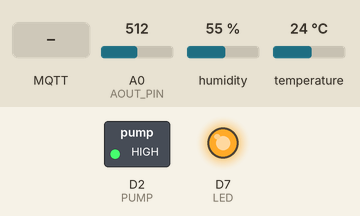
The sketch below on a simulated ESP8266 (NodeMCU). On the bench: switched loads named in the sketch (green lamp = pin HIGH), output pins drawn as LEDs (lit = HIGH). The test bench sets the inputs (shaded band); at power-on: A0 (AOUT_PIN) = 512, humidity 55 %, temperature 24 °C. WiFi joins after 1.5 s; servers stay silent unless stated; no MQTT or app messages arrive unless stated; what the sketch prints to the serial monitor is not drawn.

Above: at 2.7 s.
2.8 s: MQTT message "OFF" arrives on the first subscribed topic
At 4.0 s:
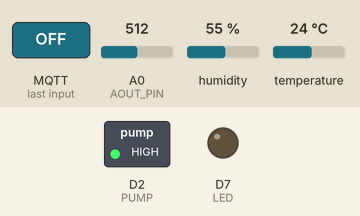
4.3 s: MQTT message "ON" arrives on the second subscribed topic
At 5.2 s:
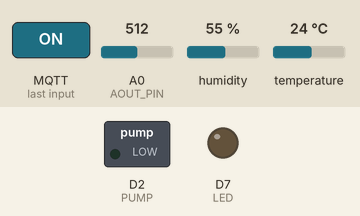
5.8 s: MQTT message "ON" arrives on the first subscribed topic
At 6.3 s:
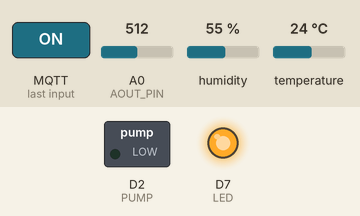
Timing chart, 0 to 8.8 s (numbered marks = the images above; inputs shaded):
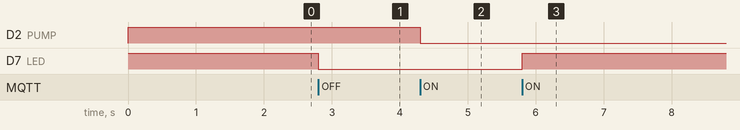

Measured:
- after the input at 2.8 s, D7 (LED): HIGH → LOW at once
- after the input at 4.3 s, D2 (PUMP): HIGH → LOW at once
- after the input at 5.8 s, D7 (LED): LOW → HIGH at once

The sketch:

Project2.ino
```cpp
#include<ESP8266WiFi.h>
#include<PubSubClient.h>
#include<DHT.h>
#include <WifiClientSecure.h>
#include <WiFiManager.h>

//thay bang ten, mat khau wifi cua minh
////const char* ssid = "AndroidAP";
//const char* password = "12345678";


const char* mqttServer = "7249966839ac4bf68fc9bb228451bd0b.s1.eu.hivemq.cloud";
const int mqttPort = 8883;
const char* mqttClientID = "ESP8266_DHT11";
const char* mqttUser = "quang";
const char* mqttPassword = "Quangkk123";

//const char* mqttServer = "7882f49ec5a24abc9c49b6c8332f73e4.s1.eu.hivemq.cloud";
//const int mqttPort = 8883;
//const char* mqttClientID = "ESP8266_DHT11";
//const char* mqttUser = "hayson";
//const char* mqttPassword = "Alo123,./";

// Khai báo cảm biến DHT11
#define LED D7
#define PUMP D2
#define DHTPIN D4
#define DHTTYPE DHT11
DHT dht(DHTPIN, DHTTYPE);

#define AOUT_PIN A0

int soilMoistureValue = 0;
int soilmoisturepercent=0;

const int AirValue = 800;   //you need to replace this value with Value_1
const int WaterValue = 370;

// Khởi tạo WiFi và MQTT Client
WiFiClientSecure espClient;
PubSubClient client(espClient);

unsigned long msg = 0;
#define MSG_BUFFER_SIZE (50)
char message[MSG_BUFFER_SIZE];

// Hàm kết nối WiFi
void setup_wifi() {
  //Serial.print("Đang kết nối WiFi...");
  //WiFi.begin(ssid, password);
  //while (WiFi.status() != WL_CONNECTED) {
   // delay(500);
   // Serial.print(".");
  //}
  //Serial.println("\nWiFi đã kết nối!");
  WiFi.mode(WIFI_STA);
  WiFiManager vm;
  bool res;
  res = vm.autoConnect("Project2");
  if(!res) {
        Serial.println("Failed to connect");
        ESP.restart();
    }
    else {
        //if you get here you have connected to the WiFi
        Serial.println("connected...yeey :)");
    }
}

void callback(char* topic, byte* payload, unsigned int length) {
  Serial.print("Message arrived [");
  Serial.print(topic);
  Serial.print("] ");

  String message = "";
  for (int i = 0; i < length; i++) {
    message += (char)payload[i];
  }
  Serial.println(message);

  if (String(topic) == "led/control") {
    if (message == "ON") {
      digitalWrite(LED, HIGH);
      Serial.println("LED ON");
    } else if (message == "OFF") {
      digitalWrite(LED, LOW);
      Serial.println("LED OFF");
    }
  }

  if (String(topic) == "pump/control") {
    if (message == "ON") {
      digitalWrite(PUMP, LOW);
      Serial.println("Bật máy bơm");
    } else if (message == "OFF") {
      digitalWrite(PUMP, HIGH);
      Serial.println("Tắt máy bơm");
    }
  }


}

void reconnect_mqtt() {
  while (!client.connected()) {
    Serial.print("Đang kết nối MQTT...");

    if (client.connect(mqttClientID, mqttUser, mqttPassword)) {
      Serial.println("Đã kết nối MQTT có xác thực!");
      client.subscribe("led/control");
      client.subscribe("pump/control");
    } else {
      Serial.print("Thất bại, mã lỗi = ");
      Serial.print(client.state());
      Serial.println(" Thử lại sau 5 giây...");
      delay(5000);
    }
  }
}

void setup() {
  pinMode(LED, OUTPUT);
  pinMode(PUMP, OUTPUT);
  digitalWrite(LED, HIGH);
  digitalWrite (PUMP, HIGH); //tat may bom
  Serial.begin(115200);
  setup_wifi();
  espClient.setInsecure();
  client.setServer(mqttServer, mqttPort);
  client.setCallback(callback);
  dht.begin();
}

unsigned long lastPublishTime = 0;

void loop() {
  if (!client.connected()) {
    reconnect_mqtt();
  }
  client.loop();
  unsigned long now = millis();

  if (now - lastPublishTime >= 3000) {
    lastPublishTime = now;
    soilMoistureValue = analogRead(A0);
    soilmoisturepercent = map(soilMoistureValue, AirValue, WaterValue, 0, 100);
    soilmoisturepercent = constrain(soilmoisturepercent, 0, 100);  // Giới hạn từ 0 đến 100

    // Đọc cảm biến DHT
    float temperature = dht.readTemperature();
    float humidity = dht.readHumidity();


    Serial.print("Độ ẩm đất: ");
    Serial.print(soilmoisturepercent);
    Serial.print(" % | Nhiệt độ: ");
    Serial.print(temperature);
    Serial.print("°C | Độ ẩm không khí: ");
    Serial.print(humidity);
    Serial.println("%");

    String soilPayload = "{\"Độ ẩm đất\": " + String(soilmoisturepercent) + "}";
    client.publish("soil/data", soilPayload.c_str());

    if (!isnan(temperature) && !isnan(humidity)) {
      // Gửi dữ liệu cảm biến đất


      // Gửi dữ liệu DHT
      String dhtPayload = "{\"temperature\": " + String(temperature) + ", \"humidity\": " + String(humidity) + "}";
      client.publish("sensor/data", dhtPayload.c_str());
    } else {
      Serial.println("Lỗi đọc cảm biến DHT");
    }

  }
}
```
